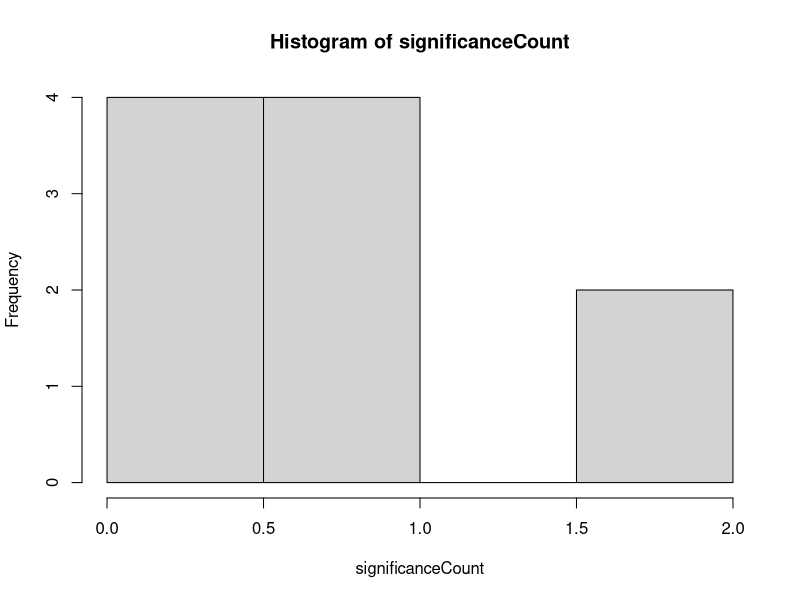
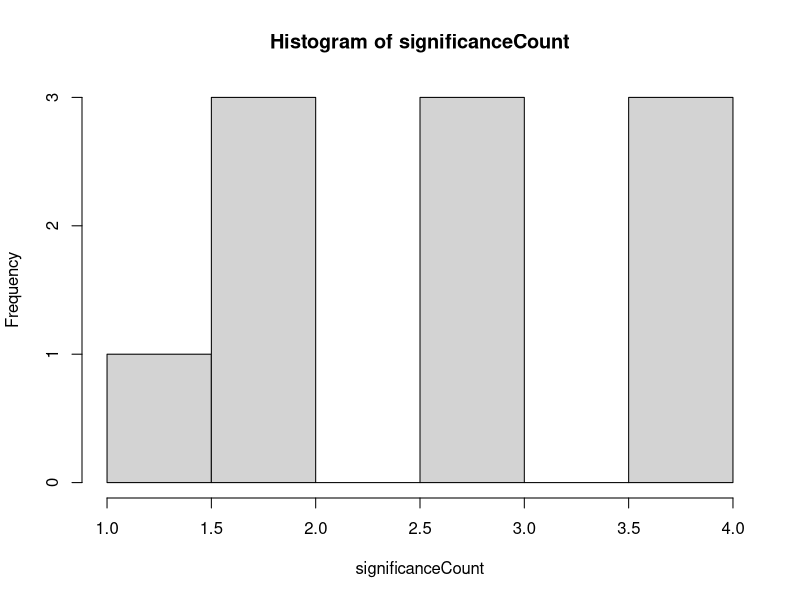

Here is the R script that generated these plots, in order: (Note: this script raises an error after producing the figures.)
#####################################

rm(list=ls())
library(lavaan)
library(car)
N = 2000
  
#####################################

# ANOVA

niter = 10

aovsim = function(niter=10, h1 = FALSE, N = 2000) {

significanceCount = rep(NA,niter)
ms = as.data.frame(matrix(NA, nrow = niter, ncol = 15))

for(i in 1:niter){
  A = rbinom(N,1,.5)
  B = rbinom(N,1,.5)
  C = rbinom(N,1,.5)
  D = rnorm(N,0,1)
  residual = rnorm(N,0,1)
  
  if(h1){
    y = 1 + 0.25*B*C + residual
  } else {
    y = 1 + residual
  }
 
  df = data.frame(A,B,C,D,y)


  ps = Anova(aov(y~A*B*C*D,data=df))$"Pr(>F)"
  ps = ps[!is.na(ps)]
  
  significanceCount[i] = sum(ps<0.05)
  ms[i, 1:length(ps)] = ps
}

colnames(ms)<-rownames(Anova(aov(y~A*B*C*D,data=df)))[-nrow(Anova(aov(y~A*B*C*D,data=df)))]

return(list(
  ms = ms,
  signCount = significanceCount,
  hist = hist(significanceCount),
  percSignCount = mean(significanceCount > 0)
))

}

null = aovsim(niter=10, h1=FALSE)
nonull = aovsim(niter = 10, h1 = TRUE)

# 1 - 0.95^15 (15 è il numero dei test fatti)

#####################################

# SEM

k = 6
w = 10
loading = 0.7
generate_lavaan_model = function(k, w) {
  model_lines = sapply(1:k, function(f) {
    lhs = paste0("F", f, " =~ ")
    rhs = paste0("F", f, "_item", 1:w, collapse = " + ")
    paste0(lhs, rhs)
  })
  paste(model_lines, collapse = "\n")
}

niter = 10
significanceCount = rep(NA,niter)
ms.sem= as.data.frame(matrix(NA, nrow = niter, ncol = 15))

for(i in 1:niter){
  residual_sd = sqrt(1 - loading^2)
  latent_vars = matrix(rnorm(N * k), nrow = N, ncol = k)
  colnames(latent_vars) = paste0("F", 1:k)
#  latent_vars[, "F3"] = 0 + latent_vars[, "F1"] + rnorm(N, 0, 1)
  observed_list = vector("list", k)
  for (j in 1:k) {
    indicators = matrix(
      loading * latent_vars[, j] + residual_sd * matrix(rnorm(N * w), nrow = N),
      nrow = N, ncol = w
    )
    colnames(indicators) = paste0("F", j, "_item", 1:w)
    observed_list[[j]] = indicators
  }
  df = as.data.frame(do.call(cbind, observed_list))
  
  
  modelM = generate_lavaan_model(k=6,w=10)
  model = paste(modelM,
                "\n
              F6 ~ F1 + F2 + F3 + F4 + F5 \n
              F5 ~ F1 + F2 + F3 + F4 \n
              F4 ~ F1 + F2 + F3 \n
              F3 ~ F1 + F2 \n
              F2 ~ F1")
  fit = sem(model,df)
  pe = summary(fit)$pe
  ps = pe$pvalue[pe$op=="~"]
  significanceCount[i] = sum(ps<0.05)
#  print(paste("i:",i))
#  print(paste("sign.count:",significanceCount[i]))
  ms.sem[i, 1:length(ps)] = ps
} 

colnames(ms.sem) = paste(pe$lhs[pe$op == "~"], pe$op[pe$op == "~"], pe$rhs[pe$op == "~"])
head(ms.sem)

#####################################
